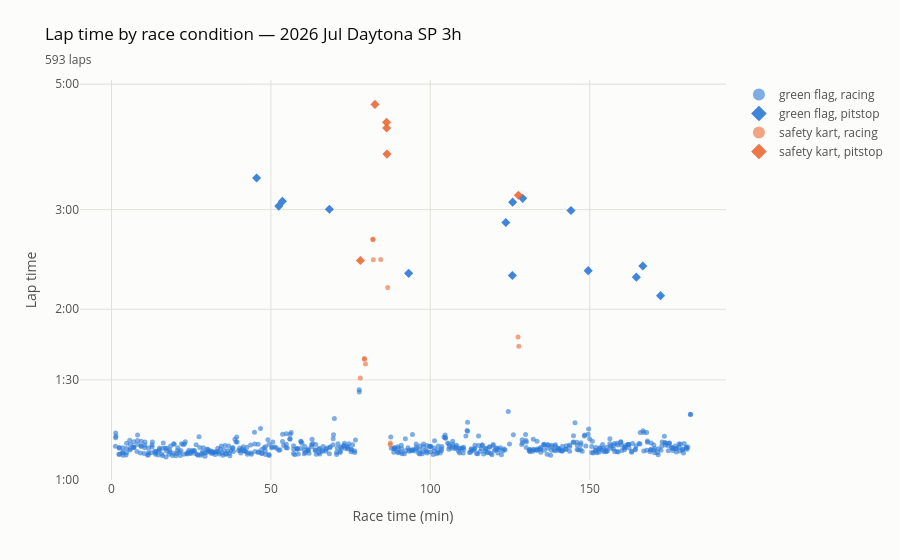

The notebook cell this image was saved under:
### Code cell
# Lap-time ticks at readable motorsport intervals - a bare log axis renders "5" for
# 50s and again for 500s, which cannot be read.
_LAPTIME_TICKS = [45, 60, 90, 120, 180, 300, 600]
_LAPTIME_TICKTEXT = ["45s", "1:00", "1:30", "2:00", "3:00", "5:00", "10:00"]


def plot_lap_states(laps: pd.DataFrame, title: str | None = None) -> go.Figure:
    """Lap time vs race time, coloured by flag condition, shaped by pit / racing.

    Four buckets on two hues: colour carries the race-wide flag condition and
    marker shape the individual stop, so the eye never has to separate four
    colours at once.  Timing glitches are left out - they are not a race state,
    and a 14s lap stretches a log axis over a decade that holds no data - but they
    stay in `laps` and are counted in `lap_state_summary`.
    """
    df = laps[~laps["glitch"]].assign(
        race_time_min=lambda d: d["lap_end_s"] / 60,
        flag=lambda d: np.where(d["safety"], "safety kart", "green flag"),
        lap_type=lambda d: np.where(d["pit"], "pitstop", "racing"),
    )
    dropped = int(laps["glitch"].sum())
    fig = px.scatter(
        df,
        x="race_time_min",
        y="laptime_s",
        color="flag",
        symbol="lap_type",
        log_y=True,
        category_orders={
            "flag": ["green flag", "safety kart"],
            "lap_type": ["racing", "pitstop"],
        },
        color_discrete_map={"green flag": "#2a78d6", "safety kart": "#eb6834"},
        symbol_map={"racing": "circle", "pitstop": "diamond"},
        hover_name="competitor",
        hover_data={
            "lap": True,
            "state": True,
            "laptime_s": ":.2f",
            "excess_s": ":.1f",
            "race_time_min": ":.1f",
        },
        title=title or "Lap time by race condition",
        subtitle=f"{len(df):,} laps"
        + (f" · {dropped} timing glitches excluded" if dropped else ""),
    )
    fig.update_traces(marker=dict(size=5, opacity=0.6))
    fig.update_traces(
        marker=dict(size=7, opacity=0.9), selector=lambda t: "pitstop" in t.name
    )
    fig.update_layout(
        template="plotly_white",
        plot_bgcolor="#fcfcfb",
        paper_bgcolor="#fcfcfb",
        font=dict(color="#52514e"),
        title=dict(font=dict(color="#0b0b0b")),
        legend=dict(title_text="", itemsizing="constant"),
        margin=dict(t=80, r=20),
    )
    fig.update_xaxes(title="Race time (min)", gridcolor="#e1e0d9", zeroline=False)
    fig.update_yaxes(
        title="Lap time",
        gridcolor="#e1e0d9",
        zeroline=False,
        tickmode="array",
        tickvals=_LAPTIME_TICKS,
        ticktext=_LAPTIME_TICKTEXT,
    )
    return fig


plot_lap_states(
    laps.loc[lambda d: d["competitor"].isin(laptimes.columns.tolist()[:4])],
    "Lap time by race condition — 2026 Jul Daytona SP 3h",
)

### Figure 1 — Plotly figure (JSON) as saved in the notebook; plotly's stock layout.template omitted (floating-point values rounded to 4 significant figures; data arrays with more than 128 entries replaced by an {"elided": "..."} marker saying what was removed)
{"data": [{"customdata": {"elided": "560x3 mixed values"}, "hovertemplate": "<b>%{hovertext}</b><br><br>flag=green flag<br>lap_type=racing<br>race_time_min=%{x:.1f}<br>laptime_s=%{y:.2f}<br>lap=%{customdata[0]}<br>state=%{customdata[1]}<br>excess_s=%{customdata[2]:.1f}<extra></extra>", "hovertext": {"elided": "560 str values"}, "legendgroup": "green flag, racing", "marker": {"color": "#2a78d6", "opacity": 0.6, "size": 5, "symbol": "circle"}, "mode": "markers", "name": "green flag, racing", "orientation": "v", "showlegend": true, "type": "scatter", "x": {"elided": "560 float values"}, "xaxis": "x", "y": {"elided": "560 float values"}, "yaxis": "y"}, {"customdata": [[37, "pitstop", 136.5], [43, "pitstop", 113.9], [45, "pitstop", 118.3], [58, "pitstop", 113.1], [72, "pitstop", 69.91], [98, "pitstop", 101.2], [103, "pitstop", 68.41], [103, "pitstop", 116.1], [104, "pitstop", 116.2], [117, "pitstop", 111.2], [121, "pitstop", 70.73], [134, "pitstop", 69.34], [135, "pitstop", 74.42], [139, "pitstop", 58.58]], "hovertemplate": "<b>%{hovertext}</b><br><br>flag=green flag<br>lap_type=pitstop<br>race_time_min=%{x:.1f}<br>laptime_s=%{y:.2f}<br>lap=%{customdata[0]}<br>state=%{customdata[1]}<br>excess_s=%{customdata[2]:.1f}<extra></extra>", "hovertext": ["SD Kart", "DNH-Max Iron Dames", "James King", "DHC Racing", "DNH-Max Iron Dames", "SD Kart", "DHC Racing", "James King", "James King", "DHC Racing", "James King", "DHC Racing", "James King", "SD Kart"], "legendgroup": "green flag, pitstop", "marker": {"color": "#2a78d6", "opacity": 0.9, "size": 7, "symbol": "diamond"}, "mode": "markers", "name": "green flag, pitstop", "orientation": "v", "showlegend": true, "type": "scatter", "x": [45.51, 52.47, 53.61, 68.34, 93.21, 123.7, 125.7, 125.8, 129.0, 144.1, 149.5, 164.6, 166.7, 172.2], "xaxis": "x", "y": [204.7, 182.6, 186.3, 180.3, 138.9, 170.8, 137.7, 185.6, 188.5, 179.4, 140.4, 136.7, 143.1, 126.8], "yaxis": "y"}, {"customdata": [[65, "safety kart lap", 4.47], [67, "safety kart lap", -0.291], [67, "safety kart lap", -0.8246], [65, "safety kart lap", -3.837], [68, "safety kart lap", 6.945], [68, "safety kart lap", 7.092], [66, "safety kart lap", -8.822], [69, "safety kart lap", 16.07], [70, "safety kart lap", 12.18], [70, "safety kart lap", -39.61], [68, "safety kart lap", -41.54], [104, "safety kart lap", 18.19], [101, "safety kart lap", 18.27]], "hovertemplate": "<b>%{hovertext}</b><br><br>flag=safety kart<br>lap_type=racing<br>race_time_min=%{x:.1f}<br>laptime_s=%{y:.2f}<br>lap=%{customdata[0]}<br>state=%{customdata[1]}<br>excess_s=%{customdata[2]:.1f}<extra></extra>", "hovertext": ["SD Kart", "DHC Racing", "James King", "DNH-Max Iron Dames", "DHC Racing", "James King", "DNH-Max Iron Dames", "James King", "James King", "DHC Racing", "DNH-Max Iron Dames", "DHC Racing", "SD Kart"], "legendgroup": "safety kart, racing", "marker": {"color": "#eb6834", "opacity": 0.6, "size": 5, "symbol": "circle"}, "mode": "markers", "name": "safety kart, racing", "orientation": "v", "showlegend": true, "type": "scatter", "x": [78.04, 79.34, 79.34, 79.68, 81.99, 82.01, 82.12, 84.45, 86.64, 87.42, 87.47, 127.5, 127.8], "xaxis": "x", "y": [90.73, 98.18, 97.91, 95.99, 159.2, 159.8, 146.8, 146.9, 131.1, 69.11, 69.61, 107.2, 103.2], "yaxis": "y"}, {"customdata": [[64, "safety kart pitstop", 59.24], [66, "safety kart pitstop", 122.1], [69, "safety kart pitstop", 136.8], [67, "safety kart pitstop", 128.1], [67, "safety kart pitstop", 104.0], [100, "safety kart pitstop", 104.2]], "hovertemplate": "<b>%{hovertext}</b><br><br>flag=safety kart<br>lap_type=pitstop<br>race_time_min=%{x:.1f}<br>laptime_s=%{y:.2f}<br>lap=%{customdata[0]}<br>state=%{customdata[1]}<br>excess_s=%{customdata[2]:.1f}<extra></extra>", "hovertext": ["DNH-Max Iron Dames", "SD Kart", "DHC Racing", "DNH-Max Iron Dames", "SD Kart", "DNH-Max Iron Dames"], "legendgroup": "safety kart, pitstop", "marker": {"color": "#eb6834", "opacity": 0.9, "size": 7, "symbol": "diamond"}, "mode": "markers", "name": "safety kart, pitstop", "orientation": "v", "showlegend": true, "type": "scatter", "x": [78.08, 82.64, 86.27, 86.31, 86.4, 127.6], "xaxis": "x", "y": [146.3, 276.3, 257.0, 251.0, 225.7, 190.9], "yaxis": "y"}], "layout": {"font": {"color": "#52514e"}, "legend": {"itemsizing": "constant", "title": {"text": ""}, "tracegroupgap": 0}, "margin": {"r": 20, "t": 80}, "paper_bgcolor": "#fcfcfb", "plot_bgcolor": "#fcfcfb", "title": {"font": {"color": "#0b0b0b"}, "subtitle": {"text": "593 laps"}, "text": "Lap time by race condition — 2026 Jul Daytona SP 3h"}, "xaxis": {"anchor": "y", "domain": [0, 1], "gridcolor": "#e1e0d9", "title": {"text": "Race time (min)"}, "zeroline": false}, "yaxis": {"anchor": "x", "domain": [0, 1], "gridcolor": "#e1e0d9", "tickmode": "array", "ticktext": ["45s", "1:00", "1:30", "2:00", "3:00", "5:00", "10:00"], "tickvals": [45, 60, 90, 120, 180, 300, 600], "title": {"text": "Lap time"}, "type": "log", "zeroline": false}}}
